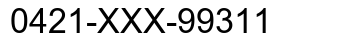
#> input picture backend/sample_data/control_sticker.png, 340 x 42 px
$ python -i ingestion.py   (imports and definitions only)
#> lines starting #> are read from the running program, lines starting #| are printed output that depends on the picture
import mimetypes
from pathlib import Path

import pymupdf
from PIL import Image

from .config import CANVAS_W, MAX_IMAGE_PIXELS, MAX_PAGES, MAX_UPLOAD_BYTES
from .document import Document, PageContext

ALLOWED_EXT = {".pdf", ".jpg", ".jpeg", ".png"}
PDF_MAGIC = b"%PDF"
JPEG_MAGIC = b"\xff\xd8\xff"
PNG_MAGIC = b"\x89PNG"


class ValidationError(ValueError):
    pass


# [21 lines left out: functions validate_bytes, _save_original, not called in this run]


def _resize_to_canvas(img: Image.Image, canvas_w: int = CANVAS_W) -> Image.Image:
    if img.width == canvas_w:
        return img.convert("RGB")
    k = canvas_w / img.width
    return img.resize((canvas_w, max(1, round(img.height * k))), Image.LANCZOS).convert("RGB")


# [103 lines left out: functions _render_pdf_page, _pdf_doc_from_bytes, ingest, _ingest_pdf, _ingest_image, not called in this run]

>>> from PIL import Image
>>> picture = Image.open('../sample_data/control_sticker.png')
#> picture is the input picture: PIL image 340x42 RGB; min 0, max 255, mean 221.8
>>> result = _resize_to_canvas(picture)
#> in _resize_to_canvas, `return img.resize((canvas_w, max(1, round(img.height * k))), Image.LAN..`:
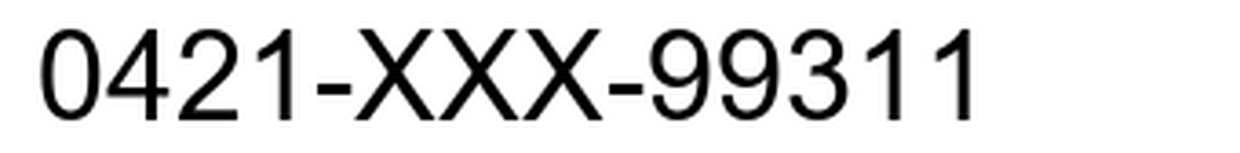
#> returned value: PIL image 1240x153 RGB; min 0, max 255, mean 221.6
